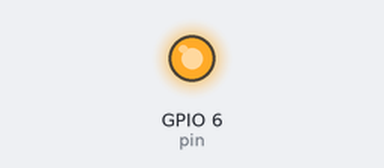
A program run on a simulated Raspberry Pi (BCM pin numbers). Shown: output pins drawn as LEDs (lit = HIGH). What the program prints to the terminal is not drawn. At 0.0 s the program stops and its outputs stay as they are.

Above: at 0.1 s.
Timing chart, 0 to 1.5 s (numbered marks = the images above):
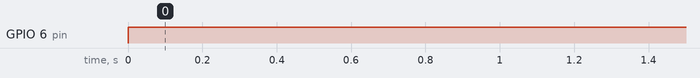

Measured:
- by itself, GPIO 6 (pin): LOW → HIGH at 0.00 s

The program:

setup_pins.py
```python
import os, os.path, glob, time, sys, datetime, smtplib

import RPi.GPIO as GPIO

GPIO.setmode(GPIO.BCM)
for pin in [6]:
	print "Setting pin ",pin, " high"
	GPIO.setup(pin, GPIO.OUT)
	GPIO.output(pin, GPIO.HIGH)


device_folder = glob.glob('/sys/bus/w1/devices/28*')

print "device_folder is:"
```
